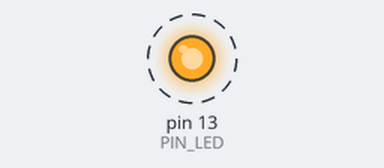
Recording of a sketch running on a simulated Arduino Uno, built with avr-gcc and run on an emulated ATmega328P. On the bench: output pins drawn as LEDs (lit = HIGH). Dashed ring = blinking. What the sketch prints to the serial monitor is not drawn.

Above: at 0.2 s.
Timing chart, 0 to 3.0 s (numbered marks = the images above):
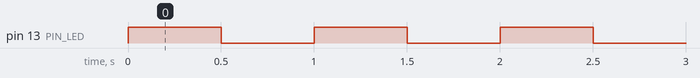

Measured:
- by itself, pin 13 (PIN_LED): alternates HIGH for 0.50 s and LOW for 0.50 s

The sketch:

04_example_3.ino
```cpp
#define PIN_LED 13
unsigned int count, toggle;

void setup() {
  pinMode(PIN_LED, OUTPUT);
  Serial.begin(9600); // Initialize serial port
  while (!Serial) {
    ; // wait for serial port to connect.
  }
  Serial.println("Hello World!");
  count = toggle = 0;
  digitalWrite(PIN_LED, toggle); // turn off LED.
}

void loop() {
  Serial.println(++count);
  toggle = toggle_state(toggle); //toggle LED value.
  toggle += 1;
  digitalWrite(PIN_LED, toggle); // update LED status.
  delay(500); // wait for 1,000 milliseconds
  toggle -= 1;
  digitalWrite(PIN_LED, toggle);
  delay(500); // wait for 1,000 milliseconds
}

int toggle_state(int toggle) {
  return toggle;
}
```
